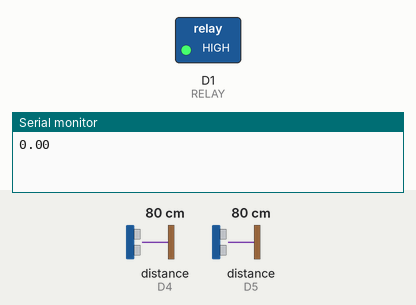
Bench run of a sketch on a simulated ESP8266 (NodeMCU). Parts: switched loads named in the sketch (green lamp = pin HIGH), the last lines printed to the serial monitor. Wiring (inferred from the names in the program): ultrasonic range finder: trigger D2; echo D4. The test bench sets the inputs (shaded band); at power-on: distance to the obstacle (sensors on D4, D5) 80 cm. The echo pulse lasts 58.3 µs per cm; WiFi joins after 1.5 s; servers stay silent unless stated; pins used as bus, display or sensor lines are not drawn.

Above: at 6.2 s.
6.3 s: distance to the obstacle (sensor on D4) set to 4 cm
8.0 s: distance to the obstacle (sensor on D4) set to 2 cm
At 9.7 s:
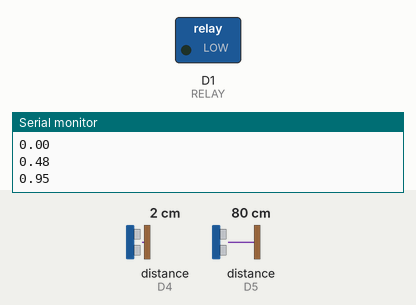
10.3 s: distance to the obstacle (sensor on D4) set to 9 cm
At 11.7 s:
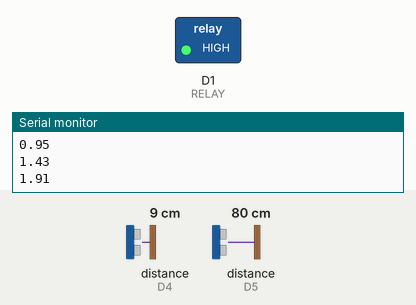
Timing chart, 0 to 13.3 s (numbered marks = the images above; inputs shaded):
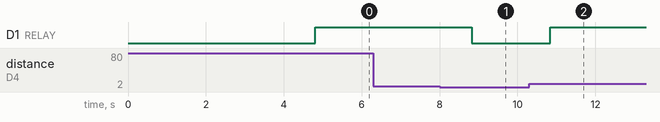

Measured:
- the behaviour switches between 3 and 2 cm on distance to the obstacle (sensor on D4) (found by bisection; images 0 and 1)
- after the input at 8.0 s, D1 (RELAY): HIGH → LOW after 0.83 s
- after the input at 10.3 s, D1 (RELAY): LOW → HIGH after 0.54 s

The sketch:

APP.ino
```cpp
#define BLYNK_TEMPLATE_ID "TMPL20VuIwMuf"
#define BLYNK_TEMPLATE_NAME "IOT WATER MANAGEMENT SYSTEM"
#define BLYNK_AUTH_TOKEN "6o0GWr7--uCTZBW4TKo7WT-nLCzl4X_V"

#include <ESP8266WiFi.h>
#include <BlynkSimpleEsp8266.h>

char ssid[] = "IOTWATERPROJECT";         // WiFi Name
char pass[] = "IOTWATERPROJECT";     // WiFi Password

int X;
int Y;
float TIME = 0;
float FREQUENCY = 0;
float WATER = 0;
float TOTAL = 0;
float LS = 0;
const int input = D5;


#define TRIG D2   // Trigger Pin of Ultrasonic Sensor
#define ECHO D4   // Echo Pin of Ultrasonic Sensor
#define RELAY D1  // Relay Control Pin

BlynkTimer timer;  // Create Blynk Timer instance

BLYNK_WRITE(V1) {
  int relayState = param.asInt();  // Read button value from Blynk app
  digitalWrite(RELAY, relayState); // Turn relay ON (1) or OFF (0)
}

// Function to check water level
void checkWaterLevel() {

  X = pulseIn(input, HIGH);
  Y = pulseIn(input, LOW);
  TIME = X + Y;
  FREQUENCY = 1000000/TIME;
  WATER = FREQUENCY/7.5;
  LS = WATER/60;
  long duration;
  int distance;
if(FREQUENCY >= 0)
{
if(isinf(FREQUENCY))
{

Serial.println(TOTAL);
Blynk.virtualWrite(V2, TOTAL);  // Update LED widget
//Serial.println(Level);
}
else
{
TOTAL = TOTAL + LS;
Serial.println(TOTAL);
Blynk.virtualWrite(V2, TOTAL);  // Update LED widget
//Serial.println(Level);
}
}

  digitalWrite(TRIG, LOW);
  delayMicroseconds(2);
  digitalWrite(TRIG, HIGH);
  delayMicroseconds(10);
  digitalWrite(TRIG, LOW);

  duration = pulseIn(ECHO, HIGH);
  distance = duration * 0.034 / 2;  // Convert to cm

  int tankHeight = 20;  // Adjust based on your tank height in cm
  int level = map(distance, 0, tankHeight, 100, 0);  // Convert to percentage

  Blynk.virtualWrite(V0,  level);  // Send level to Blynk Gauge

  if (level >= 95) {  // Turn OFF relay when tank is full
    digitalWrite(RELAY, LOW);  // Relay OFF
    Blynk.virtualWrite(V1, 0);  // Update LED widget
  } else {
    digitalWrite(RELAY, HIGH);  // Relay ON
    Blynk.virtualWrite(V1, 1);
  }
}

void setup() {
  Serial.begin(115200);
  Blynk.begin(BLYNK_AUTH_TOKEN, ssid, pass);

  pinMode(TRIG, OUTPUT);
  pinMode(ECHO, INPUT);
  pinMode(input,INPUT);
  pinMode(RELAY, OUTPUT);
  digitalWrite(RELAY, LOW);  // Start with pump ON

  timer.setInterval(1000, checkWaterLevel);  // Check level every 1 second
}

void loop() {
  Blynk.run();
  timer.run();
}
```
